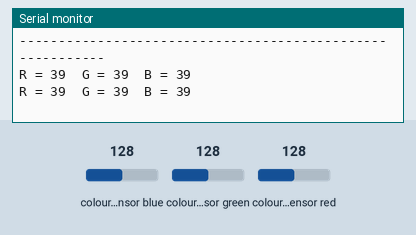
This sketch was run on a simulated Arduino Uno, built with avr-gcc and run on an emulated ATmega328P. Shown: the last lines printed to the serial monitor. Wiring (inferred from the names in the program): TCS3200 colour sensor: output pin 8; S2 pin 6; S3 pin 7; S0 pin 4; S1 pin 5. The inputs (shaded band) are chosen by the test bench; at power-on: colour sensor blue 128, colour sensor green 128, colour sensor red 128.

Above: at 1.2 s.
1.3 s: colour sensor blue set to 5
At 2.6 s:
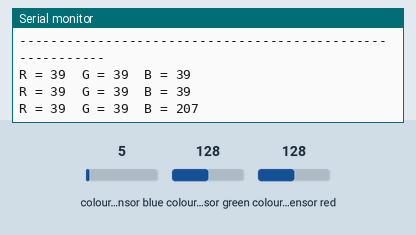
2.8 s: colour sensor green set to 5
At 4.0 s:
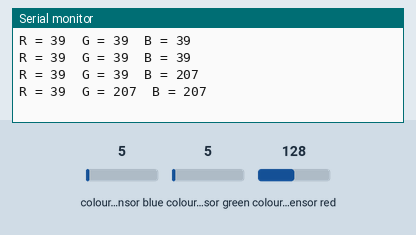
4.3 s: colour sensor red set to 5
At 4.3 s:
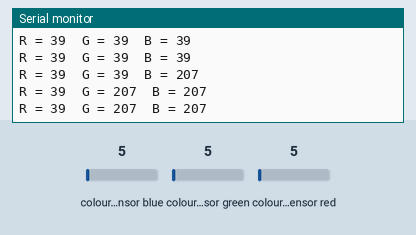

The sketch:

calibration_helper.ino
```cpp
/*
 * ============================================================
 *  COLOUR SORTING MACHINE — CALIBRATION HELPER
 *
 *  Run this sketch BEFORE the main programme to obtain
 *  the correct R, G, B pulse count readings for your
 *  specific ambient lighting conditions.
 *
 *  Instructions:
 *    1. Upload this sketch.
 *    2. Open Serial Monitor at 9600 baud.
 *    3. Hold a RED object in front of the sensor.
 *       Note the R, G, B values printed.
 *    4. Repeat with a GREEN object, then a BLUE object.
 *    5. Update RED_THRESHOLD, GREEN_THRESHOLD, BLUE_THRESHOLD
 *       in colour_sorting_machine.ino with your observed values.
 * ============================================================
 */

#define S0_PIN  4
#define S1_PIN  5
#define S2_PIN  6
#define S3_PIN  7
#define OUT_PIN 8

unsigned int readChannel(uint8_t s2, uint8_t s3);

void setup() {
  Serial.begin(9600);
  pinMode(S0_PIN, OUTPUT); pinMode(S1_PIN, OUTPUT);
  pinMode(S2_PIN, OUTPUT); pinMode(S3_PIN, OUTPUT);
  pinMode(OUT_PIN, INPUT);
  digitalWrite(S0_PIN, HIGH); digitalWrite(S1_PIN, LOW);  // 20% scaling
  Serial.println(F("=== Calibration Helper ==="));
  Serial.println(F("Hold object in front of sensor. Reading every 1 second."));
  Serial.println(F("----------------------------------------------------------"));
}

void loop() {
  unsigned int r = readChannel(LOW,  LOW);
  unsigned int g = readChannel(HIGH, HIGH);
  unsigned int b = readChannel(LOW,  HIGH);

  Serial.print(F("R = ")); Serial.print(r);
  Serial.print(F("  G = ")); Serial.print(g);
  Serial.print(F("  B = ")); Serial.println(b);

  delay(1000);
}

unsigned int readChannel(uint8_t s2, uint8_t s3) {
  digitalWrite(S2_PIN, s2); digitalWrite(S3_PIN, s3);
  delay(10);
  return (unsigned int) pulseIn(OUT_PIN, LOW, 100000UL);
}
```

Measured:
- after the input at 1.3 s, the serial monitor: prints a new line after 0.88 s (image 1)
- after the input at 2.8 s, the serial monitor: prints a new line after 0.41 s (image 2)
